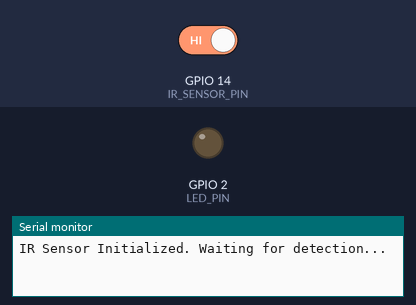
Bench run of a sketch on a simulated ESP32. Shown: output pins drawn as LEDs (lit = HIGH), the last lines printed to the serial monitor. The inputs (shaded band) are chosen by the test bench; at power-on: GPIO 14 (IR_SENSOR_PIN) HIGH.

Above: at 1.2 s.
1.3 s: GPIO 14 (IR_SENSOR_PIN) driven LOW
At 2.5 s:
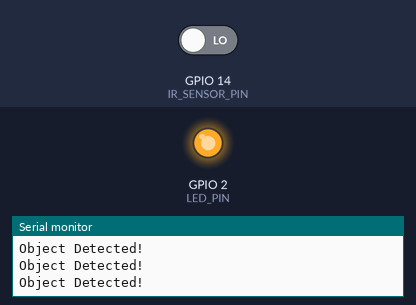
2.8 s: GPIO 14 (IR_SENSOR_PIN) driven HIGH
At 3.9 s:
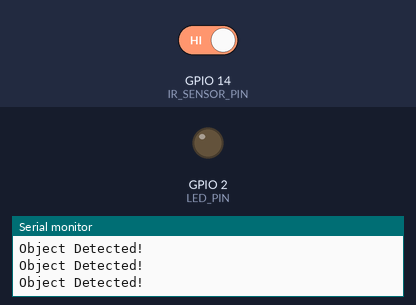
Timing chart, 0 to 5.8 s (numbered marks = the images above; inputs shaded):
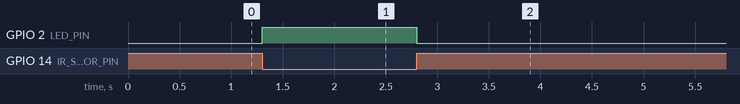

Measured:
- after the input at 1.3 s, GPIO 2 (LED_PIN): LOW → HIGH at once
- after the input at 2.8 s, GPIO 2 (LED_PIN): HIGH → LOW at once

The sketch:

IR_sensor.ino
```cpp
// Define the IR sensor pin
const int IR_SENSOR_PIN = 14;
const int LED_PIN = 2; // Internal LED on most ESP32 boards

void setup() {
  // Initialize Serial Monitor
  Serial.begin(115200);

  // Set the sensor pin as an input
  pinMode(IR_SENSOR_PIN, INPUT);

  // Set the onboard LED as output
  pinMode(LED_PIN, OUTPUT);

  Serial.println("IR Sensor Initialized. Waiting for detection...");
}

void loop() {
  // Read the sensor state
  // Logic: LOW usually means object detected, HIGH means clear
  int sensorStatus = digitalRead(IR_SENSOR_PIN);

  if (sensorStatus == LOW) {
    // Object is near
    digitalWrite(LED_PIN, HIGH);
    Serial.println("Object Detected!");
  } else {
    // Path is clear
    digitalWrite(LED_PIN, LOW);
  }

  // Small delay to stabilize the serial output
  delay(100);
}
```
